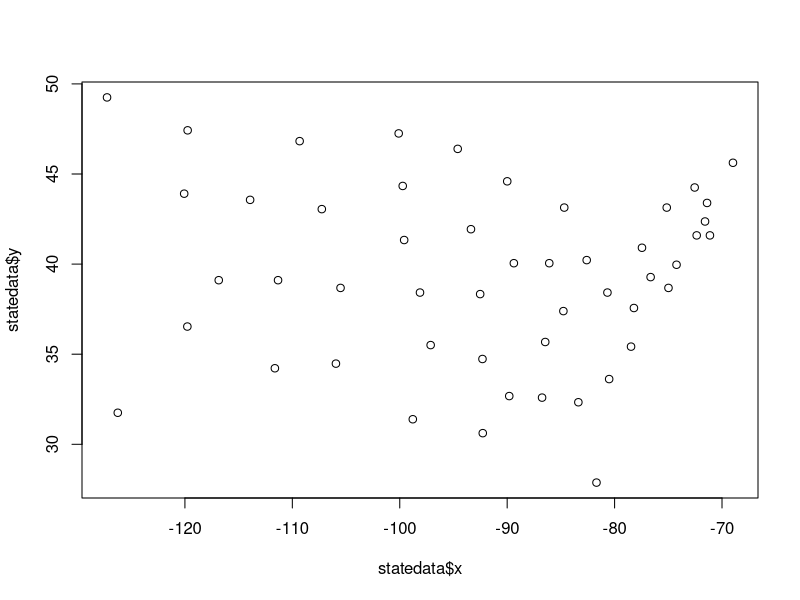
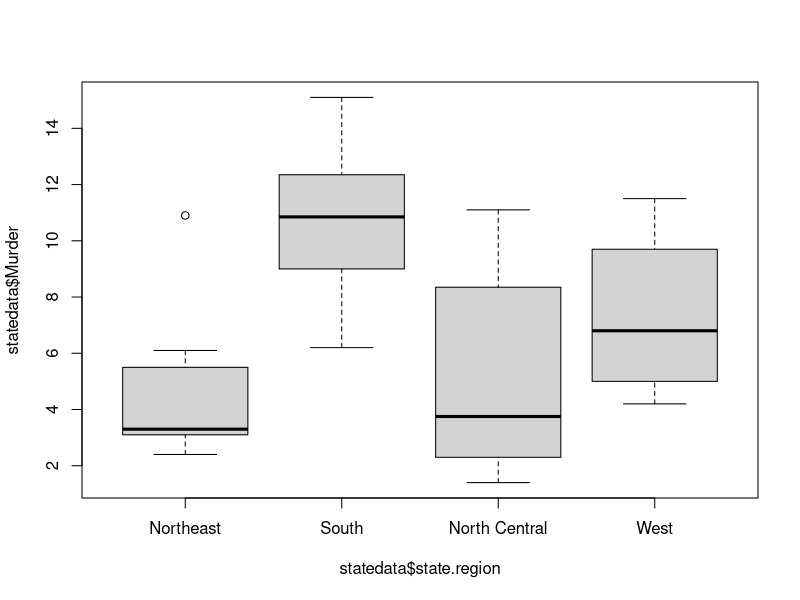

The R script that drew these images, in order: (Note: this script raises an error after producing the figures.)
##Week 2 Assignment 1 - State Data
setwd("C:/Users/fch80_000/Dropbox/-- edX Courses--/MITx 15.071x The Analytics Edge/Week 2")

##STATE DATA
#We often take data for granted. However, one of the hardest parts about analyzing a problem you're interested in can be to find good data to answer the questions you want to ask. As you're learning R, though, there are many datasets that R has built in that you can take advantage of.

#In this problem, we will be examining the "state" dataset, which has data from the 1970s on all fifty US states. For each state, the dataset includes the population, per capita income, illiteracy rate, murder rate, high school graduation rate, average number of frost days, area, latitude and longitude, division the state belongs to,  region the state belongs to, and two-letter abbreviation.

#Load the dataset and convert it to a data frame by running the following two commands in R:
  
#  data(state)

#statedata = cbind(data.frame(state.x77), state.abb, state.area, state.center,  state.division, state.name, state.region)

#Inspect the data set using the command: str(statedata)

#For more information about this data set, type ?state in the R console.




data(state)
statedata = cbind(data.frame(state.x77), state.abb, state.area, state.center,  state.division, state.name, state.region)
str(statedata)

#PROBLEM 1.1 - DATA EXPLORATION  (1/1 point)
#We begin by exploring the data by examining the latitude and longitude of each state. Plot all of the states' centers with latitude on the y axis (the "y" variable in our dataset) and longitude on the x axis (the "x" variable in our dataset). The shape of the plot should be the familiar outline of the United States! Note that Alaska and Hawaii have had their coordinates adjusted to appear just off of the west coast.

#In the R command you used to generate this plot, which variable name did you use as the first argument?

plot(statedata$x, statedata$y)
#statedata$x

#Using the tapply command, determine which region of the US (West, North Central, South, or Northeast) has the highest average high school graduation rate of all the states in the region:

tapply(statedata$HS.Grad, statedata$state.region, mean, na.rm=T)
#West

#Now, make a boxplot of the murder rate by region (for more information about creating boxplots in R, type ?boxplot in your console).

#Which region has the highest median murder rate?
boxplot(statedata$Murder ~ statedata$state.region)
#South

#You should see that there is an outlier in the Northeast region of the boxplot you just generated. Which state does this correspond to? (Hint: There are many ways to find the answer to this question, but one way is to use the subset command to only look at the Northeast data.)
NE<- subset(statedata, state.region == "Northeast")
NE$state.name[which.max(NE$Murder)]
#New York

names(statedata)

#We would like to build a model to predict life expectancy by state using the state statistics we have in our dataset.

#Build the model with all potential variables included (Population, Income, Illiteracy, Murder, HS.Grad, Frost, and Area). Note that you should use the variable "Area" in your model, NOT the variable "state.area".

#What is coefficient for income?
lm1<- lm(Life.Exp ~ Population + Income + Illiteracy + Murder + HS.Grad + Frost + Area, data = statedata)
summary(lm1)
#-2.180e-05

#Call the coefficient for income x (the answer to Problem 2.1). What is the interpretation of the coefficient x?


#For a one unit increase in income, predicted life expectancy decreases by |x| 


summary(lm2)

#Now plot a graph of life expectancy vs. income using the command:

#plot(statedata$Income, statedata$Life.Exp)

#Visually observe the plot. What appears to be the relationship?
plot(statedata$Income, statedata$Life.Exp)
#Life expectancy is somewhat positively correlated with income. Status: correct

#The model we built does not display the relationship we saw from the plot of life expectancy vs. income. Which of the following explanations seems the most reasonable?
#Multicollinearity

#Recall that we discussed the principle of simplicity: that is, a model with fewer variables is preferable to a model with many unnnecessary variables. Experiment with removing independent variables from the original model. Remember to use the significance of the coefficients to decide which variables to remove (remove the one with the largest "p-value" first, or the one with the "t value" closest to zero), and to remove them one at a time (this is called "backwards variable selection"). This is important due to multicollinearity issues - removing one insignificant variable may make another previously insignificant variable become significant.

#You should be able to find a good model with only 4 independent variables, instead of the original 7. Which variables does this model contain?
lm2<- lm(Life.Exp ~ Population + Murder + HS.Grad + Frost, data = statedata)
#Population, Murder, Frost, HS.Grad

#Removing insignificant variables changes the Multiple R-squared value of the model. By looking at the summary output for both the initial model (all independent variables) and the simplified model (only 4 independent variables) and using what you learned in class, which of the following correctly explains the change in the Multiple R-squared value?

#We expect the "Multiple R-squared" value of the simplified model to be slightly worse than that of the initial model. It can't be better than the "Multiple R-squared" value of the initial model. Status: correct

#Using the simplified 4 variable model that we created, we'll now take a look at how our predictions compare to the actual values.

#Take a look at the vector of predictions by using the predict function (since we are just looking at predictions on the training set, you don't need to pass a "newdata" argument to the predict function).

#Which state do we predict to have the lowest life expectancy? (Hint: use the sort function)
sort(predict(lm2, statedata))
#Alabama
statedata$state.name[which.min(statedata$Life.Exp)]
#South Carolina

#Which state do we predict to have the highest life expectancy?
sort(predict(lm2, statedata))
#Washington
statedata$state.name[which.max(statedata$Life.Exp)]
#Hawaii

#Take a look at the vector of residuals (the difference between the predicted and actual values).
#For which state do we make the smallest absolute error?
pred.state<- predict(lm2, statedata)
sort(abs(lm2$residuals))
#Indiana
#For which state do we make the largest absolute error?
#Hawaii



